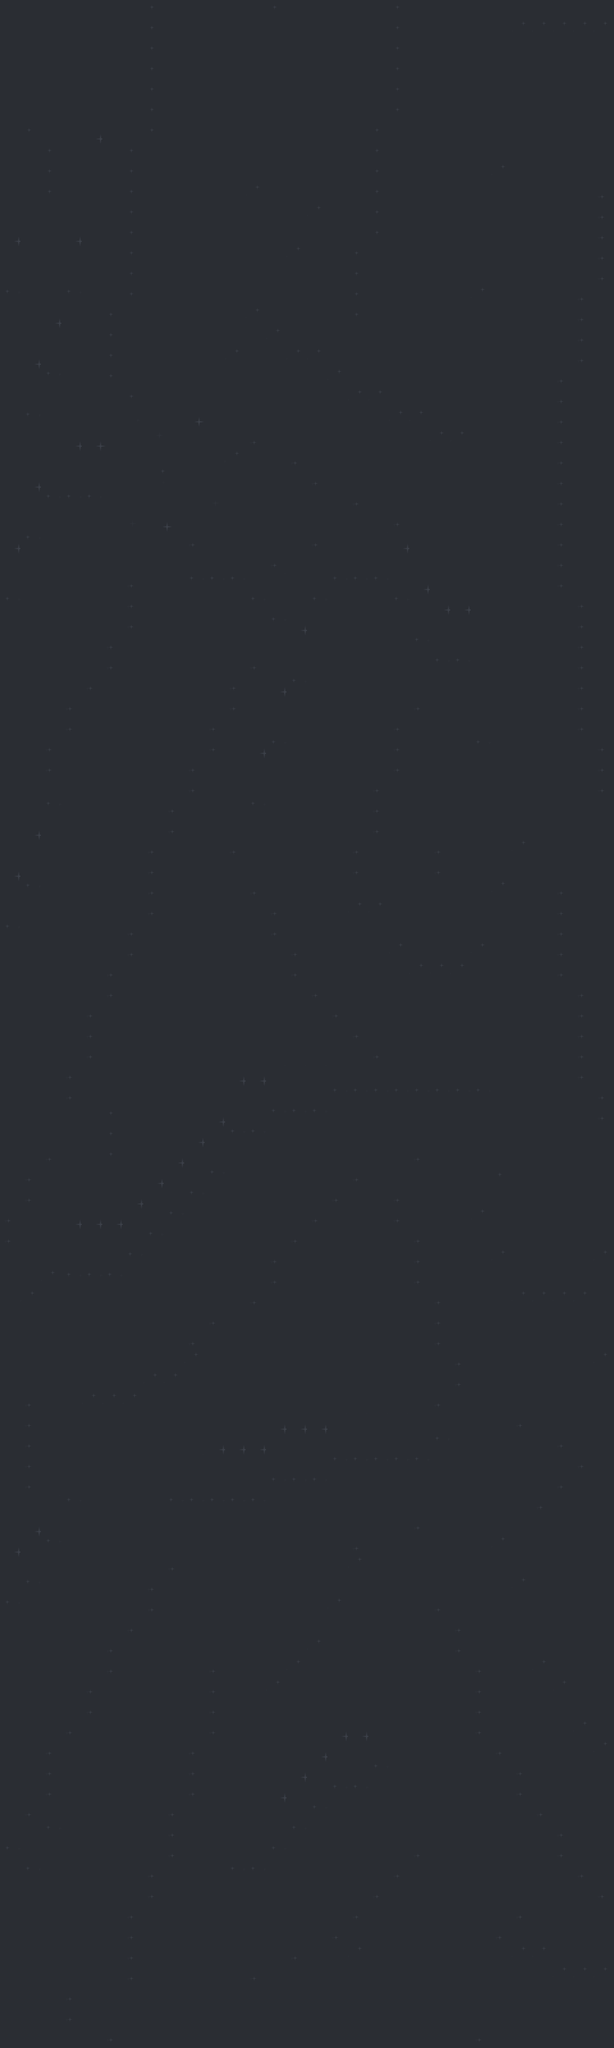

A level layout from a 2D game, rendered from its tile map. Below: a short description, then the map file with tile-grid data replaced by summaries:
An orthogonal 30x100 tile map with 32x32 px tiles, 1 tile layer (Calque de Tuiles 1) and 4 objects (4x enemy1).

<map version="1.10" tiledversion="1.11.0" orientation="orthogonal" renderorder="right-down" width="30" height="100" tilewidth="32" tileheight="32" infinite="0" nextlayerid="3" nextobjectid="7">
 <tileset firstgid="65" source="blue.tsx" />
 <layer id="1" name="Calque de Tuiles 1" width="30" height="100">
  <data>[3000 cells, 3000 non-empty, 64 distinct tile ids]</data>
 </layer>
 <objectgroup id="2" name="Objects">
  <object id="1" name="enemy1" x="387.947" y="1939.73">
   <point />
  </object>
  <object id="3" name="enemy1" x="227.545" y="768.432">
   <point />
  </object>
  <object id="5" name="enemy1" x="701.288" y="1245.91">
   <point />
  </object>
  <object id="6" name="enemy1" x="608.032" y="279.769">
   <point />
  </object>
 </objectgroup>
</map>
